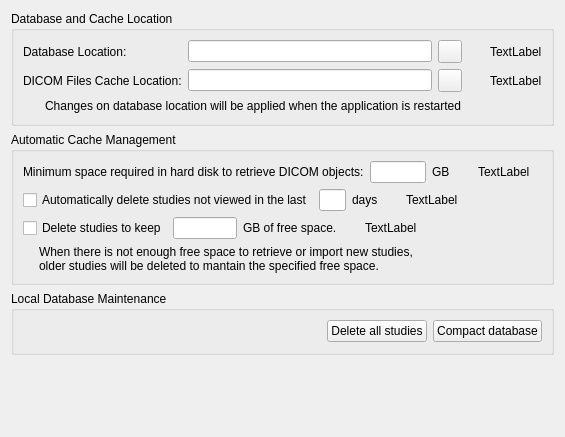
<?xml version="1.0" encoding="UTF-8"?>
<ui version="4.0">
 <class>udg::QLocalDatabaseConfigurationScreenBase</class>
 <widget class="QWidget" name="udg::QLocalDatabaseConfigurationScreenBase">
  <property name="geometry">
   <rect>
    <x>0</x>
    <y>0</y>
    <width>565</width>
    <height>437</height>
   </rect>
  </property>
  <property name="windowTitle">
   <string>Local Database Configuration</string>
  </property>
  <property name="windowIcon">
   <iconset resource="../main/main.qrc">
    <normaloff>:/images/icons/database.svg</normaloff>:/images/icons/database.svg</iconset>
  </property>
  <layout class="QVBoxLayout" name="verticalLayout_3">
   <item>
    <widget class="QGroupBox" name="groupBox_2">
     <property name="title">
      <string>Database and Cache Location</string>
     </property>
     <layout class="QVBoxLayout" name="verticalLayout_2">
      <item>
       <layout class="QGridLayout" name="gridLayout">
        <item row="0" column="0">
         <widget class="QLabel" name="textLabel1_9">
          <property name="text">
           <string>Database Location:</string>
          </property>
         </widget>
        </item>
        <item row="0" column="1">
         <widget class="QLineEdit" name="m_textDatabaseRoot"/>
        </item>
        <item row="0" column="2">
         <widget class="QToolButton" name="m_buttonExaminateDataBase">
          <property name="toolTip">
           <string>Browse disk to find the database</string>
          </property>
          <property name="icon">
           <iconset resource="../main/main.qrc">
            <normaloff>:/images/icons/document-open.svg</normaloff>:/images/icons/document-open.svg</iconset>
          </property>
         </widget>
        </item>
        <item row="0" column="3">
         <widget class="QLabel" name="m_databasePathWarningIcon">
          <property name="minimumSize">
           <size>
            <width>16</width>
            <height>16</height>
           </size>
          </property>
          <property name="maximumSize">
           <size>
            <width>16</width>
            <height>16</height>
           </size>
          </property>
          <property name="styleSheet">
           <string notr="true">image: url(:/images/icons/emblem-warning.svg);</string>
          </property>
         </widget>
        </item>
        <item row="0" column="4">
         <widget class="QLabel" name="m_databasePathWarningLabel">
          <property name="text">
           <string>TextLabel</string>
          </property>
          <property name="wordWrap">
           <bool>true</bool>
          </property>
         </widget>
        </item>
        <item row="1" column="0">
         <widget class="QLabel" name="textLabel1_8">
          <property name="text">
           <string>DICOM Files Cache Location:</string>
          </property>
         </widget>
        </item>
        <item row="1" column="1">
         <widget class="QLineEdit" name="m_textCacheImagePath">
          <property name="readOnly">
           <bool>true</bool>
          </property>
         </widget>
        </item>
        <item row="1" column="2">
         <widget class="QToolButton" name="m_buttonExaminateCacheImage">
          <property name="toolTip">
           <string>Browse disk to find the directory to save the retrieved DICOM files</string>
          </property>
          <property name="icon">
           <iconset resource="../main/main.qrc">
            <normaloff>:/images/icons/document-open.svg</normaloff>:/images/icons/document-open.svg</iconset>
          </property>
         </widget>
        </item>
        <item row="1" column="3">
         <widget class="QLabel" name="m_cachePathWarningIcon">
          <property name="minimumSize">
           <size>
            <width>16</width>
            <height>16</height>
           </size>
          </property>
          <property name="maximumSize">
           <size>
            <width>16</width>
            <height>16</height>
           </size>
          </property>
          <property name="styleSheet">
           <string notr="true">image: url(:/images/icons/emblem-warning.svg);</string>
          </property>
         </widget>
        </item>
        <item row="1" column="4">
         <widget class="QLabel" name="m_cachePathWarningLabel">
          <property name="text">
           <string>TextLabel</string>
          </property>
          <property name="wordWrap">
           <bool>true</bool>
          </property>
         </widget>
        </item>
       </layout>
      </item>
      <item>
       <layout class="QHBoxLayout" name="horizontalLayout">
        <item>
         <widget class="QLabel" name="m_mustRestartToApplyWarningIcon">
          <property name="minimumSize">
           <size>
            <width>16</width>
            <height>16</height>
           </size>
          </property>
          <property name="maximumSize">
           <size>
            <width>16</width>
            <height>16</height>
           </size>
          </property>
          <property name="styleSheet">
           <string notr="true">image: url(:/images/icons/emblem-warning.svg);</string>
          </property>
          <property name="text">
           <string/>
          </property>
         </widget>
        </item>
        <item>
         <widget class="QLabel" name="m_mustRestartToApplyWarningLabel">
          <property name="text">
           <string>Changes on database location will be applied when the application is restarted</string>
          </property>
          <property name="textFormat">
           <enum>Qt::PlainText</enum>
          </property>
          <property name="wordWrap">
           <bool>true</bool>
          </property>
         </widget>
        </item>
       </layout>
      </item>
     </layout>
    </widget>
   </item>
   <item>
    <widget class="QGroupBox" name="groupBox">
     <property name="title">
      <string>Automatic Cache Management</string>
     </property>
     <layout class="QVBoxLayout" name="verticalLayout">
      <item>
       <layout class="QHBoxLayout" name="horizontalLayout_2">
        <item>
         <widget class="QLabel" name="textLabel3_7">
          <property name="text">
           <string>Minimum space required in hard disk to retrieve DICOM objects:</string>
          </property>
         </widget>
        </item>
        <item>
         <widget class="QLineEdit" name="m_textMinimumSpaceRequiredToRetrieve">
          <property name="maximumSize">
           <size>
            <width>64</width>
            <height>16777215</height>
           </size>
          </property>
          <property name="maxLength">
           <number>4</number>
          </property>
          <property name="alignment">
           <set>Qt::AlignRight</set>
          </property>
         </widget>
        </item>
        <item>
         <widget class="QLabel" name="textLabel4_6">
          <property name="text">
           <string>GB</string>
          </property>
         </widget>
        </item>
        <item>
         <widget class="QLabel" name="m_minimumSpaceWarningIcon">
          <property name="minimumSize">
           <size>
            <width>16</width>
            <height>16</height>
           </size>
          </property>
          <property name="maximumSize">
           <size>
            <width>16</width>
            <height>16</height>
           </size>
          </property>
          <property name="styleSheet">
           <string notr="true">image: url(:/images/icons/emblem-warning.svg);</string>
          </property>
         </widget>
        </item>
        <item>
         <widget class="QLabel" name="m_minimumSpaceWarningLabel">
          <property name="text">
           <string>TextLabel</string>
          </property>
          <property name="wordWrap">
           <bool>true</bool>
          </property>
         </widget>
        </item>
        <item>
         <spacer>
          <property name="orientation">
           <enum>Qt::Horizontal</enum>
          </property>
          <property name="sizeHint" stdset="0">
           <size>
            <width>20</width>
            <height>20</height>
           </size>
          </property>
         </spacer>
        </item>
       </layout>
      </item>
      <item>
       <layout class="QHBoxLayout">
        <property name="spacing">
         <number>6</number>
        </property>
        <property name="leftMargin">
         <number>0</number>
        </property>
        <property name="topMargin">
         <number>0</number>
        </property>
        <property name="rightMargin">
         <number>0</number>
        </property>
        <property name="bottomMargin">
         <number>0</number>
        </property>
        <item>
         <widget class="QCheckBox" name="m_checkBoxDeletedOldStudies">
          <property name="text">
           <string>Automatically delete studies not viewed in the last</string>
          </property>
         </widget>
        </item>
        <item>
         <widget class="QLineEdit" name="m_textMaximumDaysNotViewed">
          <property name="maximumSize">
           <size>
            <width>64</width>
            <height>16777215</height>
           </size>
          </property>
          <property name="maxLength">
           <number>4</number>
          </property>
          <property name="alignment">
           <set>Qt::AlignRight</set>
          </property>
         </widget>
        </item>
        <item>
         <widget class="QLabel" name="label_2">
          <property name="text">
           <string>days</string>
          </property>
         </widget>
        </item>
        <item>
         <widget class="QLabel" name="m_deleteNotViewedStudiesWarningIcon">
          <property name="minimumSize">
           <size>
            <width>16</width>
            <height>16</height>
           </size>
          </property>
          <property name="maximumSize">
           <size>
            <width>16</width>
            <height>16</height>
           </size>
          </property>
          <property name="styleSheet">
           <string notr="true">image: url(:/images/icons/emblem-warning.svg);</string>
          </property>
         </widget>
        </item>
        <item>
         <widget class="QLabel" name="m_deleteNotViewedStudiesWarningLabel">
          <property name="text">
           <string>TextLabel</string>
          </property>
          <property name="wordWrap">
           <bool>true</bool>
          </property>
         </widget>
        </item>
        <item>
         <spacer>
          <property name="orientation">
           <enum>Qt::Horizontal</enum>
          </property>
          <property name="sizeHint" stdset="0">
           <size>
            <width>121</width>
            <height>20</height>
           </size>
          </property>
         </spacer>
        </item>
       </layout>
      </item>
      <item>
       <layout class="QGridLayout" name="gridLayout_6">
        <item row="0" column="0">
         <widget class="QCheckBox" name="m_checkBoxDeleteStudiesIfNotEnoughFreeSpaceAvailable">
          <property name="text">
           <string>Delete studies to keep</string>
          </property>
         </widget>
        </item>
        <item row="0" column="3">
         <widget class="QLabel" name="m_freeSpaceWarningIcon">
          <property name="minimumSize">
           <size>
            <width>16</width>
            <height>16</height>
           </size>
          </property>
          <property name="maximumSize">
           <size>
            <width>16</width>
            <height>16</height>
           </size>
          </property>
          <property name="styleSheet">
           <string notr="true">image: url(:/images/icons/emblem-warning.svg);</string>
          </property>
         </widget>
        </item>
        <item row="0" column="1">
         <widget class="QLineEdit" name="m_textSpaceToFreeIfNotEnoughSpaceAvailable">
          <property name="maximumSize">
           <size>
            <width>64</width>
            <height>16777215</height>
           </size>
          </property>
          <property name="maxLength">
           <number>4</number>
          </property>
          <property name="alignment">
           <set>Qt::AlignRight</set>
          </property>
         </widget>
        </item>
        <item row="0" column="4">
         <widget class="QLabel" name="m_freeSpaceWarningLabel">
          <property name="text">
           <string>TextLabel</string>
          </property>
          <property name="wordWrap">
           <bool>true</bool>
          </property>
         </widget>
        </item>
        <item row="0" column="2">
         <widget class="QLabel" name="label_4">
          <property name="text">
           <string>GB of free space.</string>
          </property>
         </widget>
        </item>
        <item row="1" column="0" colspan="5">
         <widget class="QLabel" name="label">
          <property name="text">
           <string>When there is not enough free space to retrieve or import new studies, older studies will be deleted to mantain the specified free space.</string>
          </property>
          <property name="wordWrap">
           <bool>true</bool>
          </property>
          <property name="indent">
           <number>16</number>
          </property>
         </widget>
        </item>
        <item row="0" column="5" rowspan="2">
         <spacer>
          <property name="orientation">
           <enum>Qt::Horizontal</enum>
          </property>
          <property name="sizeHint" stdset="0">
           <size>
            <width>13</width>
            <height>20</height>
           </size>
          </property>
         </spacer>
        </item>
       </layout>
      </item>
     </layout>
    </widget>
   </item>
   <item>
    <widget class="QGroupBox" name="groupBox_3">
     <property name="title">
      <string>Local Database Maintenance</string>
     </property>
     <layout class="QHBoxLayout" name="horizontalLayout_3">
      <item>
       <spacer>
        <property name="orientation">
         <enum>Qt::Horizontal</enum>
        </property>
        <property name="sizeHint" stdset="0">
         <size>
          <width>20</width>
          <height>23</height>
         </size>
        </property>
       </spacer>
      </item>
      <item>
       <widget class="QPushButton" name="m_buttonDeleteStudies">
        <property name="toolTip">
         <string>Delete all studies from the cache</string>
        </property>
        <property name="text">
         <string>Delete all studies</string>
        </property>
        <property name="icon">
         <iconset resource="../main/main.qrc">
          <normaloff>:/images/icons/edit-delete.svg</normaloff>:/images/icons/edit-delete.svg</iconset>
        </property>
       </widget>
      </item>
      <item>
       <widget class="QPushButton" name="m_buttonCompactDatabase">
        <property name="toolTip">
         <string>Compact Database</string>
        </property>
        <property name="text">
         <string>Compact database</string>
        </property>
        <property name="icon">
         <iconset resource="../main/main.qrc">
          <normaloff>:/images/icons/package.svg</normaloff>:/images/icons/package.svg</iconset>
        </property>
       </widget>
      </item>
     </layout>
    </widget>
   </item>
   <item>
    <spacer name="verticalSpacer">
     <property name="orientation">
      <enum>Qt::Vertical</enum>
     </property>
     <property name="sizeHint" stdset="0">
      <size>
       <width>20</width>
       <height>40</height>
      </size>
     </property>
    </spacer>
   </item>
  </layout>
 </widget>
 <resources>
  <include location="../main/main.qrc"/>
  <include location="../main/main.qrc"/>
 </resources>
 <connections>
  <connection>
   <sender>m_checkBoxDeleteStudiesIfNotEnoughFreeSpaceAvailable</sender>
   <signal>toggled(bool)</signal>
   <receiver>m_textSpaceToFreeIfNotEnoughSpaceAvailable</receiver>
   <slot>setEnabled(bool)</slot>
   <hints>
    <hint type="sourcelabel">
     <x>346</x>
     <y>209</y>
    </hint>
    <hint type="destinationlabel">
     <x>564</x>
     <y>209</y>
    </hint>
   </hints>
  </connection>
  <connection>
   <sender>m_checkBoxDeletedOldStudies</sender>
   <signal>toggled(bool)</signal>
   <receiver>m_textMaximumDaysNotViewed</receiver>
   <slot>setEnabled(bool)</slot>
   <hints>
    <hint type="sourcelabel">
     <x>303</x>
     <y>182</y>
    </hint>
    <hint type="destinationlabel">
     <x>484</x>
     <y>182</y>
    </hint>
   </hints>
  </connection>
 </connections>
</ui>
